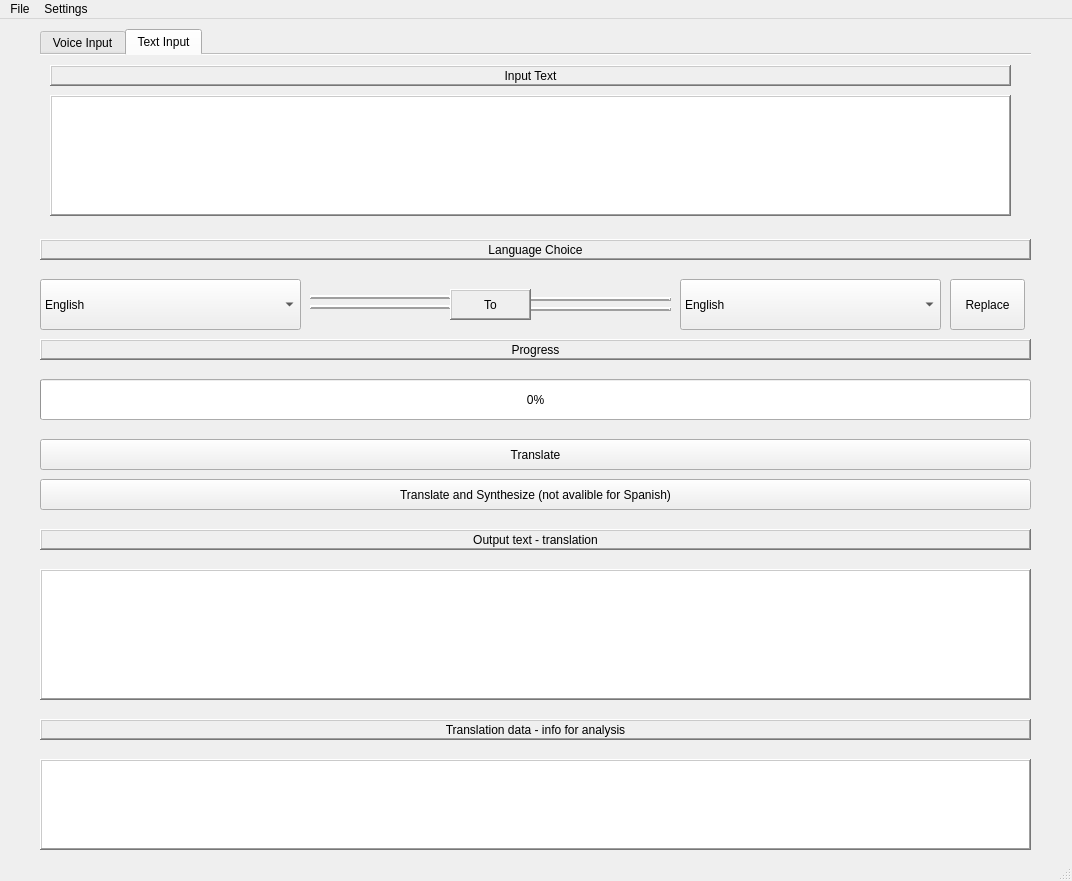
<?xml version="1.0" encoding="UTF-8"?>
<ui version="4.0">
 <class>main_window</class>
 <widget class="QMainWindow" name="main_window">
  <property name="geometry">
   <rect>
    <x>0</x>
    <y>0</y>
    <width>1072</width>
    <height>881</height>
   </rect>
  </property>
  <property name="windowTitle">
   <string>MainWindow</string>
  </property>
  <property name="toolButtonStyle">
   <enum>Qt::ToolButtonIconOnly</enum>
  </property>
  <property name="documentMode">
   <bool>false</bool>
  </property>
  <property name="dockNestingEnabled">
   <bool>false</bool>
  </property>
  <widget class="QWidget" name="main_widget">
   <widget class="QProgressBar" name="progress_bar">
    <property name="geometry">
     <rect>
      <x>40</x>
      <y>360</y>
      <width>991</width>
      <height>41</height>
     </rect>
    </property>
    <property name="value">
     <number>0</number>
    </property>
   </widget>
   <widget class="QTextEdit" name="output_text_edit">
    <property name="geometry">
     <rect>
      <x>40</x>
      <y>550</y>
      <width>991</width>
      <height>131</height>
     </rect>
    </property>
    <property name="frameShape">
     <enum>QFrame::WinPanel</enum>
    </property>
    <property name="frameShadow">
     <enum>QFrame::Raised</enum>
    </property>
   </widget>
   <widget class="QTextEdit" name="data_box">
    <property name="geometry">
     <rect>
      <x>40</x>
      <y>740</y>
      <width>991</width>
      <height>91</height>
     </rect>
    </property>
    <property name="frameShape">
     <enum>QFrame::WinPanel</enum>
    </property>
    <property name="frameShadow">
     <enum>QFrame::Raised</enum>
    </property>
   </widget>
   <widget class="QComboBox" name="entry_language_box">
    <property name="geometry">
     <rect>
      <x>40</x>
      <y>260</y>
      <width>261</width>
      <height>51</height>
     </rect>
    </property>
    <item>
     <property name="text">
      <string>English</string>
     </property>
    </item>
    <item>
     <property name="text">
      <string>Polish</string>
     </property>
    </item>
    <item>
     <property name="text">
      <string>Spanish</string>
     </property>
    </item>
   </widget>
   <widget class="QComboBox" name="exit_language_box">
    <property name="geometry">
     <rect>
      <x>680</x>
      <y>260</y>
      <width>261</width>
      <height>51</height>
     </rect>
    </property>
    <item>
     <property name="text">
      <string>English</string>
     </property>
    </item>
    <item>
     <property name="text">
      <string>Polish</string>
     </property>
    </item>
    <item>
     <property name="text">
      <string>Spanish</string>
     </property>
    </item>
   </widget>
   <widget class="QLabel" name="progress_label">
    <property name="geometry">
     <rect>
      <x>40</x>
      <y>320</y>
      <width>991</width>
      <height>21</height>
     </rect>
    </property>
    <property name="frameShape">
     <enum>QFrame::WinPanel</enum>
    </property>
    <property name="frameShadow">
     <enum>QFrame::Raised</enum>
    </property>
    <property name="text">
     <string>Progress</string>
    </property>
    <property name="alignment">
     <set>Qt::AlignCenter</set>
    </property>
   </widget>
   <widget class="QLabel" name="data_label">
    <property name="geometry">
     <rect>
      <x>40</x>
      <y>700</y>
      <width>991</width>
      <height>21</height>
     </rect>
    </property>
    <property name="frameShape">
     <enum>QFrame::WinPanel</enum>
    </property>
    <property name="frameShadow">
     <enum>QFrame::Raised</enum>
    </property>
    <property name="text">
     <string>Translation data - info for analysis</string>
    </property>
    <property name="alignment">
     <set>Qt::AlignCenter</set>
    </property>
   </widget>
   <widget class="QLabel" name="output_text_label">
    <property name="geometry">
     <rect>
      <x>40</x>
      <y>510</y>
      <width>991</width>
      <height>21</height>
     </rect>
    </property>
    <property name="frameShape">
     <enum>QFrame::WinPanel</enum>
    </property>
    <property name="frameShadow">
     <enum>QFrame::Raised</enum>
    </property>
    <property name="text">
     <string>Output text - translation</string>
    </property>
    <property name="alignment">
     <set>Qt::AlignCenter</set>
    </property>
   </widget>
   <widget class="QLabel" name="language_choice_label">
    <property name="geometry">
     <rect>
      <x>40</x>
      <y>220</y>
      <width>991</width>
      <height>21</height>
     </rect>
    </property>
    <property name="frameShape">
     <enum>QFrame::WinPanel</enum>
    </property>
    <property name="frameShadow">
     <enum>QFrame::Raised</enum>
    </property>
    <property name="text">
     <string>Language Choice</string>
    </property>
    <property name="alignment">
     <set>Qt::AlignCenter</set>
    </property>
   </widget>
   <widget class="Line" name="line">
    <property name="geometry">
     <rect>
      <x>310</x>
      <y>280</y>
      <width>141</width>
      <height>16</height>
     </rect>
    </property>
    <property name="frameShadow">
     <enum>QFrame::Raised</enum>
    </property>
    <property name="lineWidth">
     <number>2</number>
    </property>
    <property name="orientation">
     <enum>Qt::Horizontal</enum>
    </property>
   </widget>
   <widget class="Line" name="line_2">
    <property name="geometry">
     <rect>
      <x>310</x>
      <y>270</y>
      <width>141</width>
      <height>16</height>
     </rect>
    </property>
    <property name="frameShadow">
     <enum>QFrame::Raised</enum>
    </property>
    <property name="lineWidth">
     <number>2</number>
    </property>
    <property name="orientation">
     <enum>Qt::Horizontal</enum>
    </property>
   </widget>
   <widget class="Line" name="line_3">
    <property name="geometry">
     <rect>
      <x>530</x>
      <y>280</y>
      <width>141</width>
      <height>20</height>
     </rect>
    </property>
    <property name="frameShadow">
     <enum>QFrame::Raised</enum>
    </property>
    <property name="lineWidth">
     <number>2</number>
    </property>
    <property name="orientation">
     <enum>Qt::Horizontal</enum>
    </property>
   </widget>
   <widget class="Line" name="line_4">
    <property name="geometry">
     <rect>
      <x>530</x>
      <y>270</y>
      <width>141</width>
      <height>20</height>
     </rect>
    </property>
    <property name="frameShadow">
     <enum>QFrame::Raised</enum>
    </property>
    <property name="lineWidth">
     <number>2</number>
    </property>
    <property name="orientation">
     <enum>Qt::Horizontal</enum>
    </property>
   </widget>
   <widget class="QLabel" name="label_6">
    <property name="geometry">
     <rect>
      <x>470</x>
      <y>280</y>
      <width>47</width>
      <height>13</height>
     </rect>
    </property>
    <property name="text">
     <string/>
    </property>
   </widget>
   <widget class="QLabel" name="to_label">
    <property name="geometry">
     <rect>
      <x>450</x>
      <y>270</y>
      <width>81</width>
      <height>31</height>
     </rect>
    </property>
    <property name="frameShape">
     <enum>QFrame::WinPanel</enum>
    </property>
    <property name="frameShadow">
     <enum>QFrame::Raised</enum>
    </property>
    <property name="text">
     <string>To</string>
    </property>
    <property name="alignment">
     <set>Qt::AlignCenter</set>
    </property>
   </widget>
   <widget class="QPushButton" name="translate_button">
    <property name="geometry">
     <rect>
      <x>40</x>
      <y>420</y>
      <width>991</width>
      <height>31</height>
     </rect>
    </property>
    <property name="text">
     <string>Translate</string>
    </property>
   </widget>
   <widget class="QPushButton" name="translate_and_synthesize_button">
    <property name="geometry">
     <rect>
      <x>40</x>
      <y>460</y>
      <width>991</width>
      <height>31</height>
     </rect>
    </property>
    <property name="text">
     <string>Translate and Synthesize (not avalible for Spanish)</string>
    </property>
   </widget>
   <widget class="QTabWidget" name="input_choice_widget">
    <property name="geometry">
     <rect>
      <x>40</x>
      <y>10</y>
      <width>991</width>
      <height>191</height>
     </rect>
    </property>
    <property name="tabPosition">
     <enum>QTabWidget::North</enum>
    </property>
    <property name="tabShape">
     <enum>QTabWidget::Rounded</enum>
    </property>
    <property name="currentIndex">
     <number>1</number>
    </property>
    <property name="documentMode">
     <bool>true</bool>
    </property>
    <property name="tabsClosable">
     <bool>false</bool>
    </property>
    <property name="movable">
     <bool>false</bool>
    </property>
    <property name="tabBarAutoHide">
     <bool>false</bool>
    </property>
    <widget class="QWidget" name="voice_input">
     <property name="autoFillBackground">
      <bool>false</bool>
     </property>
     <attribute name="title">
      <string>Voice Input</string>
     </attribute>
     <widget class="QLabel" name="input_voice_label">
      <property name="geometry">
       <rect>
        <x>10</x>
        <y>10</y>
        <width>961</width>
        <height>21</height>
       </rect>
      </property>
      <property name="frameShape">
       <enum>QFrame::WinPanel</enum>
      </property>
      <property name="frameShadow">
       <enum>QFrame::Raised</enum>
      </property>
      <property name="text">
       <string>Voice Input</string>
      </property>
      <property name="alignment">
       <set>Qt::AlignCenter</set>
      </property>
     </widget>
     <widget class="QPushButton" name="record_button">
      <property name="geometry">
       <rect>
        <x>30</x>
        <y>60</y>
        <width>75</width>
        <height>81</height>
       </rect>
      </property>
      <property name="text">
       <string>Record</string>
      </property>
     </widget>
     <widget class="QLCDNumber" name="timer_of_recording">
      <property name="geometry">
       <rect>
        <x>130</x>
        <y>60</y>
        <width>101</width>
        <height>23</height>
       </rect>
      </property>
      <property name="frameShape">
       <enum>QFrame::WinPanel</enum>
      </property>
      <property name="smallDecimalPoint">
       <bool>false</bool>
      </property>
      <property name="mode">
       <enum>QLCDNumber::Dec</enum>
      </property>
      <property name="segmentStyle">
       <enum>QLCDNumber::Outline</enum>
      </property>
     </widget>
    </widget>
    <widget class="QWidget" name="text_input" native="true">
     <property name="enabled">
      <bool>true</bool>
     </property>
     <attribute name="title">
      <string>Text Input</string>
     </attribute>
     <widget class="QLabel" name="input_text_label">
      <property name="geometry">
       <rect>
        <x>10</x>
        <y>10</y>
        <width>961</width>
        <height>21</height>
       </rect>
      </property>
      <property name="frameShape">
       <enum>QFrame::WinPanel</enum>
      </property>
      <property name="frameShadow">
       <enum>QFrame::Raised</enum>
      </property>
      <property name="text">
       <string>Input Text</string>
      </property>
      <property name="alignment">
       <set>Qt::AlignCenter</set>
      </property>
     </widget>
     <widget class="QTextEdit" name="input_text_line_edit">
      <property name="geometry">
       <rect>
        <x>10</x>
        <y>40</y>
        <width>961</width>
        <height>121</height>
       </rect>
      </property>
      <property name="frameShape">
       <enum>QFrame::WinPanel</enum>
      </property>
      <property name="frameShadow">
       <enum>QFrame::Raised</enum>
      </property>
     </widget>
    </widget>
   </widget>
   <widget class="QPushButton" name="replace_button">
    <property name="geometry">
     <rect>
      <x>950</x>
      <y>260</y>
      <width>75</width>
      <height>51</height>
     </rect>
    </property>
    <property name="text">
     <string>Replace</string>
    </property>
   </widget>
  </widget>
  <widget class="QMenuBar" name="menubar">
   <property name="geometry">
    <rect>
     <x>0</x>
     <y>0</y>
     <width>1072</width>
     <height>21</height>
    </rect>
   </property>
   <widget class="QMenu" name="menuFile">
    <property name="title">
     <string>File</string>
    </property>
    <addaction name="actionImport"/>
    <addaction name="actionExport"/>
    <addaction name="actionExit"/>
    <addaction name="separator"/>
   </widget>
   <widget class="QMenu" name="menuSettings">
    <property name="title">
     <string>Settings</string>
    </property>
    <addaction name="actionSynthesis_Options"/>
   </widget>
   <addaction name="menuFile"/>
   <addaction name="menuSettings"/>
  </widget>
  <widget class="QStatusBar" name="statusbar"/>
  <action name="actionImport">
   <property name="text">
    <string>Import</string>
   </property>
  </action>
  <action name="actionExport">
   <property name="text">
    <string>Export</string>
   </property>
  </action>
  <action name="actionExit">
   <property name="text">
    <string>Exit</string>
   </property>
  </action>
  <action name="actionSynthesis_Options">
   <property name="text">
    <string>Synthesis Options</string>
   </property>
  </action>
 </widget>
 <resources/>
 <connections>
  <connection>
   <sender>entry_language_box</sender>
   <signal>currentIndexChanged(QString)</signal>
   <receiver>main_window</receiver>
   <slot>SetInputLanguage()</slot>
   <hints>
    <hint type="sourcelabel">
     <x>243</x>
     <y>304</y>
    </hint>
    <hint type="destinationlabel">
     <x>240</x>
     <y>0</y>
    </hint>
   </hints>
  </connection>
  <connection>
   <sender>exit_language_box</sender>
   <signal>currentIndexChanged(QString)</signal>
   <receiver>main_window</receiver>
   <slot>SetTranslationLanguage()</slot>
   <hints>
    <hint type="sourcelabel">
     <x>863</x>
     <y>312</y>
    </hint>
    <hint type="destinationlabel">
     <x>836</x>
     <y>0</y>
    </hint>
   </hints>
  </connection>
  <connection>
   <sender>translate_button</sender>
   <signal>clicked()</signal>
   <receiver>main_window</receiver>
   <slot>Translate()</slot>
   <hints>
    <hint type="sourcelabel">
     <x>547</x>
     <y>460</y>
    </hint>
    <hint type="destinationlabel">
     <x>603</x>
     <y>-8</y>
    </hint>
   </hints>
  </connection>
  <connection>
   <sender>translate_and_synthesize_button</sender>
   <signal>clicked()</signal>
   <receiver>main_window</receiver>
   <slot>TranslateAndSynthesize()</slot>
   <hints>
    <hint type="sourcelabel">
     <x>775</x>
     <y>504</y>
    </hint>
    <hint type="destinationlabel">
     <x>672</x>
     <y>-5</y>
    </hint>
   </hints>
  </connection>
  <connection>
   <sender>input_text_line_edit</sender>
   <signal>textChanged()</signal>
   <receiver>main_window</receiver>
   <slot>SetInputText()</slot>
   <hints>
    <hint type="sourcelabel">
     <x>388</x>
     <y>157</y>
    </hint>
    <hint type="destinationlabel">
     <x>401</x>
     <y>-10</y>
    </hint>
   </hints>
  </connection>
  <connection>
   <sender>replace_button</sender>
   <signal>clicked()</signal>
   <receiver>main_window</receiver>
   <slot>ReplaceLanguages()</slot>
   <hints>
    <hint type="sourcelabel">
     <x>1001</x>
     <y>310</y>
    </hint>
    <hint type="destinationlabel">
     <x>982</x>
     <y>-8</y>
    </hint>
   </hints>
  </connection>
 </connections>
 <slots>
  <slot>SetInputText()</slot>
  <slot>SetInputLanguage()</slot>
  <slot>SetTranslationLanguage()</slot>
  <slot>Translate()</slot>
  <slot>TranslateAndSynthesize()</slot>
  <slot>ReplaceLanguages()</slot>
 </slots>
</ui>
